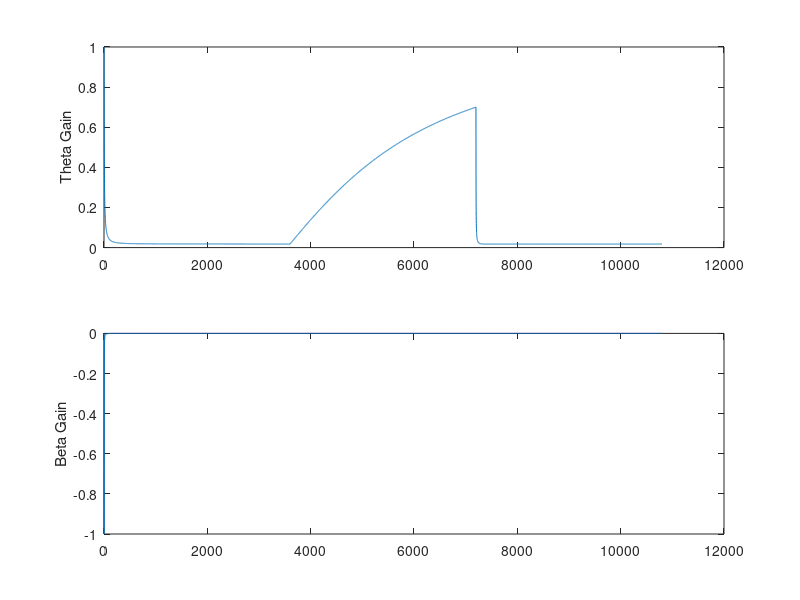
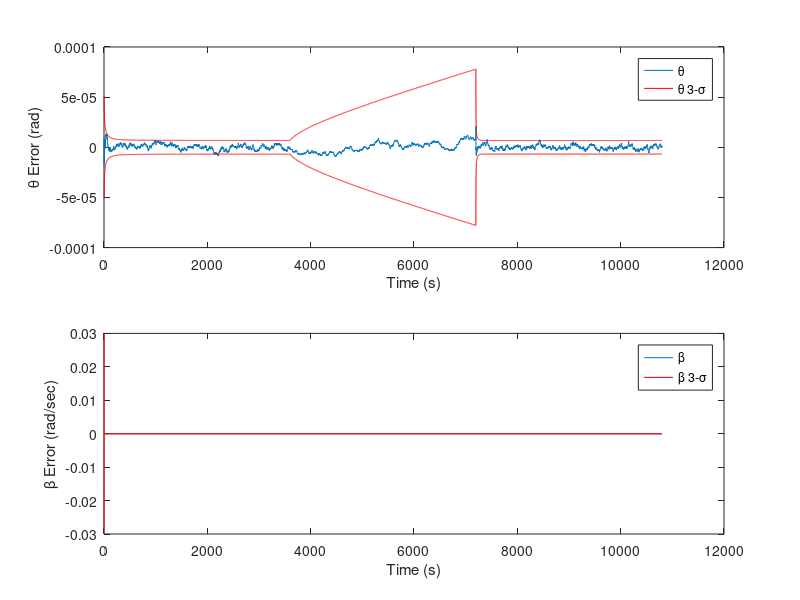
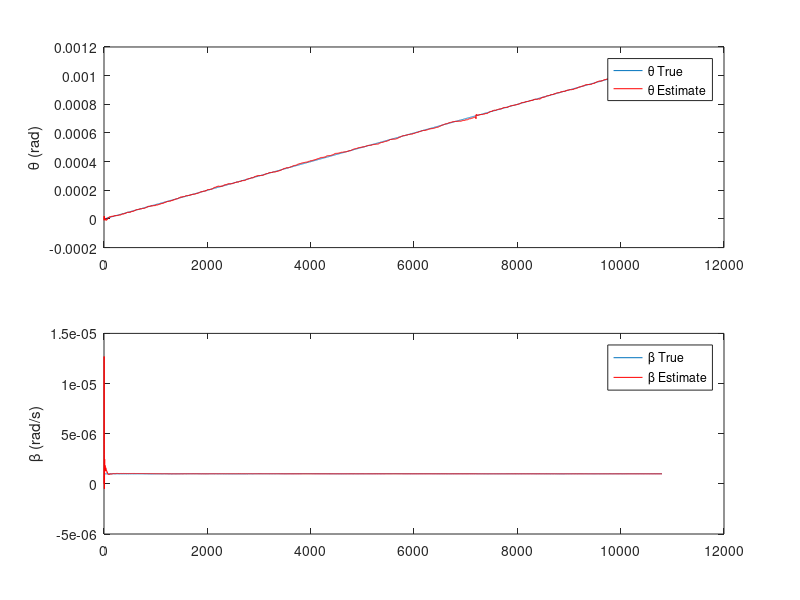

Here is the MATLAB script that generated these plots, in order:
% LM KF Class
% HW3 Problem 1
% 2018-11-24
% Implement Kalman Filter for Gyro

%% Setting Parameters/Allocating vectors
clear all;
close all;

% sim time parameters
%%%%%%%%%%%%%%%%%%%%%%%%%%%%%
dt = 1; % in order for state equations to work dt needs to be in units of [sec]
t_start = 0;
t_end = 10800;
t_out_start = 3600;
t_out_stop = 7200;
time = t_start:dt:t_end;

% truth parameters
%%%%%%%%%%%%%%%%%%%%%%%%%%%%%%
sigma_nu = 3e-7; % Angle random walk (rad/sec^0.5)
sigma_u = 3e-10; % rate random walk (rad/sec^(3/2))
sigma_S = 17e-6; % noise on measured angle (rad)
omega_in = 1e-7; % constant rate truth (rad/sec)
Phi = [1 0; 0 1]; % calculate state transition model; states are [theta beta]
Lambda = [dt 0]'; % used for inputing omega*dt into theta
Gamma = [0 sigma_u*sqrt(dt)]'; 
H = [1 0];

% kalman filter parameters
%%%%%%%%%%%%%%%%%%%%%%%%%%%%%%
Q = [(sigma_nu^2*dt + (1/3)*sigma_u^2*dt^3)    -0.5*sigma_u^2*dt^2;
      -0.5*sigma_u^2*dt^2                            sigma_u^2*dt]; % From slides, process noise covari. 
Gamma_kf = [dt 0; 0 0];
R = sigma_S^2; % Measurment noise covariance
Phi_kf = [1 -dt; 0 1]; 
H_kf = H; 

% preallocating vectors
%%%%%%%%%%%%%%%%%%%%%%%%%
omega = zeros(1,length(time)+1);
P_prior = zeros(2,2,length(time)+1);
x = zeros(2,length(time)+1);
x_hat_prior = zeros(2,length(time)+1);
y = zeros(1,length(time));
e_meas = zeros(1,length(time));
x_hat_post = zeros(2,length(time));
P_post = zeros(2,2,length(time));
e_states = zeros(2,length(time));
one_sigma_theta = zeros(1,length(time));
one_sigma_beta = zeros(1,length(time));
K = zeros(2,length(time));

%% Run Simulation
for k = 1:length(time)
    if k == 1 
        % Initialize states
        %%%%%%%%%%%%%%%%%%%%%%%%%%%%%%%%%
        % initalize state estimate
        x_hat_prior(:,k) = [0 0]'; 
        % initialize covariance estimate
        P_prior(:,:,k) = (1e-4)*eye(2); % P_initial
        % initialize truth state
        x(:,k) = [0 1e-6]'; % truth initial state [theta beta]'
    end
    
    % Propogate truth states
    %%%%%%%%%%%%%%%%%%%%%%%%%%%%%%%%%%%%
    % propogate true input
    % omega_in constant, setting both omega(k) and omega(k+1) to omega_in
    omega(k) = omega_in; 
    omega(k+1) = omega_in; 
    
    % propogate truth states Theta and Beta, x(1) = theta, x(2) = beta
    x(:,k+1) = Phi*x(:,k) + Lambda*omega(k+1) + Gamma*randn;
    
    % Take in measurments
    %%%%%%%%%%%%%%%%%%%%%%%%%%%%%%%%%%%%
    % compute theta measured
    y(:,k) = H*x(:,k) + sigma_S*randn;
    % compute omega measured
    omega_meas = omega(k+1) +...
        0.5*(x(2,k+1)+x(2,k)) +...
        randn*sqrt(sigma_nu^2/dt + (sigma_u^2*dt)/12);
    
    % After measurment update state and covariance with residual
    %%%%%%%%%%%%%%%%%%%%%%%%%%%%%%%%%%%%%%%%%%%%%%%%%%%%%%%%%%%%%%
    % calculate K gain
    K(:,k) = P_prior(:,:,k)*H_kf'*inv(H_kf*P_prior(:,:,k)*H_kf' + R);
    % calculate residual from measurment and estimate of state prior to
    % measurement
    e_meas(:,k) = y(:,k) - H_kf*x_hat_prior(:,k);    
    if k > t_out_start && k < t_out_stop % simulate measurment outage
        x_hat_post(:,k) = x_hat_prior(:,k);
        P_post(:,:,k) = P_prior(:,:,k);
    else
        % update state posteriori
        x_hat_post(:,k) = x_hat_prior(:,k) + K(:,k)*e_meas(:,k);
        % update covariance posteriori
        P_post(:,:,k) = (eye(2) - K(:,k)*H_kf)*P_prior(:,:,k);
    end
       
    e_states(:,k) = x(:,k) - x_hat_post(:,k); % record for plotting  
    
    % Propagate state and covariance to next time step (k+1)
    %%%%%%%%%%%%%%%%%%%%%%%%%%%%%%%%%%%%%%%%%%%%%%%%%%%%%
    
    % Propogate estimated state and covariance forward time step
    % propogate estimates forward in time
    x_hat_prior(:,k+1) = Phi_kf*x_hat_post(:,k) + Lambda*omega_meas;
    % Propogate estimated covariance forward time step
    P_prior(:,:,k+1) = Phi_kf*P_post(:,:,k)*Phi_kf' + Gamma_kf*Q*Gamma_kf';
    
    % calculate one_sigma values for theta and beta from covariance matrix
    %%%%%%%%%%%%%%%%%%%%%%%%%%%%%%%%%%%%%%%%%%%%%%%%%%%%%%%%%%%%%%%%%%%%%%
    one_sigma_theta(k) = sqrt(P_post(1,1,k));
    one_sigma_beta(k) = sqrt(P_post(2,2,k));
    
    
end

%% Plots

% Theta and Beta Gains
%%%%%%%%%%%%%%%%%%%%%%%%%%%
figure()
ax1 = subplot(2,1,1);
plot(time,K(1,:));
ylabel('Theta Gain')
ax2 = subplot(2,1,2);
plot(time,K(2,:));
ylabel('Beta Gain')
linkaxes([ax1,ax2],'x')

% Theta and Beta Errors with 3-sig values
%%%%%%%%%%%%%%%%%%%%%%%%%%%%%%%%%%%%%%%%%%%%%
figure()
% theta errors and 3-sigma
ax1 = subplot(2,1,1);
plot(time,e_states(1,:));
hold on;
plot(time,3*one_sigma_theta,'r');
plot(time,-3*one_sigma_theta,'r');
xlabel('Time (s)');
ylabel('\theta Error (rad)');
legend({'\theta','\theta 3-\sigma'});

% beta errors and 3-sigma
ax2 = subplot(2,1,2);
plot(time,e_states(2,:));
hold on;
plot(time,3*one_sigma_beta,'r');
plot(time,-3*one_sigma_beta,'r');
legend('\beta','\beta 3-\sigma');
xlabel('Time (s)');
ylabel('\beta Error (rad/sec)')
linkaxes([ax1,ax2],'x')

% Theta and Beta Estimates with Theta and Beta True
%%%%%%%%%%%%%%%%%%%%%%%%%%%%%%%%%%%%%%%%%%
figure()

% theta estimate and theta true
ax1 = subplot(2,1,1);
plot(time,x(1,1:(end-1)));
hold on;
plot(time,x_hat_post(1,:),'r');
ylabel('\theta (rad)');
legend({'\theta True','\theta Estimate'});
% beta estimate and beta true
ax2 = subplot(2,1,2);
plot(time,x(2,1:(end-1)));
hold on;
plot(time,x_hat_post(2,:),'r');
legend({'\beta True','\beta Estimate'});
ylabel('\beta (rad/s)')
linkaxes([ax1,ax2],'x')

%% Bonus: Compare Sim Covariance to Analytical
P_the_bet = -sigma_u*sigma_S*sqrt(dt);
P_the_the = sigma_S*sqrt((sigma_nu^2-2*P_the_bet)*dt);
P_bet_bet = sigma_u*sqrt(sigma_nu^2-2*P_the_bet);
P_an = [P_the_the P_the_bet;
        P_the_bet P_bet_bet];
P_est_ss = P_post(:,:,end);

disp(P_an - P_est_ss); % Results agree to ~1e-11
%{
   1.0e-11 *

    0.1436   -0.0001
   -0.0001    0.0000
%}

